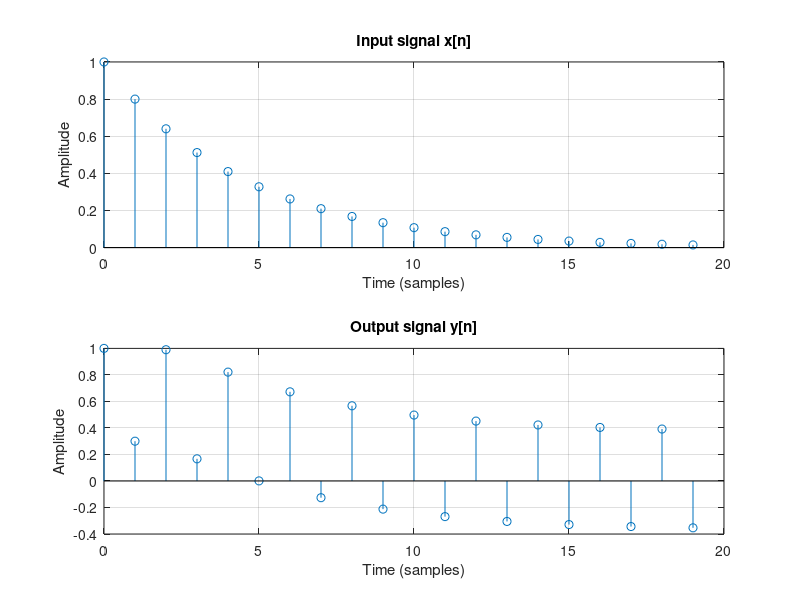

Source code (MATLAB):
N = 1000;                                      % Μήκος εξόδου
n = 0:N;                                       % Άξονας χρόνου
x = 0.8.^n;                                    % Σήμα εισόδου x[n]
h = (2/3)*(-1).^n + (1/3)*(1/2).^n;            % Κρουστική απόκριση h[n]
y = conv(h, x, 'full');                        % Έξοδος (συνέλιξη)
y = y(1:N+1);                                  % Κομμάτι που έχει νόημα
subplot(211); stem(n(1:20), x(1:20)); grid;    % Γράφημα εισόδου
title('Input signal x[n]');                    % Τίτλος
xlabel('Time (samples)'); ylabel('Amplitude'); % Ετικέτες
subplot(212); stem(n(1:20), y(1:20)); grid;    % Γράφημα εξόδου
title('Output signal y[n]');                   % Τίτλος
xlabel('Time (samples)'); ylabel('Amplitude'); % Ετικέτες
